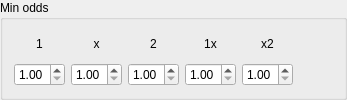
                <widget class="QGroupBox" name="groupBox_5">
                 <property name="title">
                  <string>Min odds</string>
                 </property>
                 <layout class="QHBoxLayout" name="horizontalLayout_5">
                  <item>
                   <layout class="QVBoxLayout" name="verticalLayout_13">
                    <item>
                     <widget class="QLabel" name="label_22">
                      <property name="maximumSize">
                       <size>
                        <width>51</width>
                        <height>16777215</height>
                       </size>
                      </property>
                      <property name="text">
                       <string>1</string>
                      </property>
                      <property name="alignment">
                       <set>Qt::AlignCenter</set>
                      </property>
                     </widget>
                    </item>
                    <item>
                     <widget class="QDoubleSpinBox" name="spin_odd_1">
                      <property name="maximumSize">
                       <size>
                        <width>51</width>
                        <height>16777215</height>
                       </size>
                      </property>
                      <property name="minimum">
                       <double>1.000000000000000</double>
                      </property>
                      <property name="maximum">
                       <double>20.000000000000000</double>
                      </property>
                      <property name="singleStep">
                       <double>0.010000000000000</double>
                      </property>
                     </widget>
                    </item>
                   </layout>
                  </item>
                  <item>
                   <layout class="QVBoxLayout" name="verticalLayout_17">
                    <item>
                     <widget class="QLabel" name="label_23">
                      <property name="maximumSize">
                       <size>
                        <width>51</width>
                        <height>16777215</height>
                       </size>
                      </property>
                      <property name="text">
                       <string>x</string>
                      </property>
                      <property name="alignment">
                       <set>Qt::AlignCenter</set>
                      </property>
                     </widget>
                    </item>
                    <item>
                     <widget class="QDoubleSpinBox" name="spin_odd_x">
                      <property name="maximumSize">
                       <size>
                        <width>51</width>
                        <height>16777215</height>
                       </size>
                      </property>
                      <property name="minimum">
                       <double>1.000000000000000</double>
                      </property>
                      <property name="maximum">
                       <double>20.000000000000000</double>
                      </property>
                      <property name="singleStep">
                       <double>0.010000000000000</double>
                      </property>
                     </widget>
                    </item>
                   </layout>
                  </item>
                  <item>
                   <layout class="QVBoxLayout" name="verticalLayout_31">
                    <item>
                     <widget class="QLabel" name="label_25">
                      <property name="maximumSize">
                       <size>
                        <width>51</width>
                        <height>16777215</height>
                       </size>
                      </property>
                      <property name="text">
                       <string>2</string>
                      </property>
                      <property name="alignment">
                       <set>Qt::AlignCenter</set>
                      </property>
                     </widget>
                    </item>
                    <item>
                     <widget class="QDoubleSpinBox" name="spin_odd_2">
                      <property name="maximumSize">
                       <size>
                        <width>51</width>
                        <height>16777215</height>
                       </size>
                      </property>
                      <property name="minimum">
                       <double>1.000000000000000</double>
                      </property>
                      <property name="maximum">
                       <double>20.000000000000000</double>
                      </property>
                      <property name="singleStep">
                       <double>0.010000000000000</double>
                      </property>
                     </widget>
                    </item>
                   </layout>
                  </item>
                  <item>
                   <layout class="QVBoxLayout" name="verticalLayout_32">
                    <item>
                     <widget class="QLabel" name="label_26">
                      <property name="maximumSize">
                       <size>
                        <width>51</width>
                        <height>16777215</height>
                       </size>
                      </property>
                      <property name="text">
                       <string>1x</string>
                      </property>
                      <property name="alignment">
                       <set>Qt::AlignCenter</set>
                      </property>
                     </widget>
                    </item>
                    <item>
                     <widget class="QDoubleSpinBox" name="spin_odd_1x">
                      <property name="maximumSize">
                       <size>
                        <width>51</width>
                        <height>16777215</height>
                       </size>
                      </property>
                      <property name="minimum">
                       <double>1.000000000000000</double>
                      </property>
                      <property name="maximum">
                       <double>20.000000000000000</double>
                      </property>
                      <property name="singleStep">
                       <double>0.010000000000000</double>
                      </property>
                     </widget>
                    </item>
                   </layout>
                  </item>
                  <item>
                   <layout class="QVBoxLayout" name="verticalLayout_33">
                    <property name="sizeConstraint">
                     <enum>QLayout::SetDefaultConstraint</enum>
                    </property>
                    <item>
                     <widget class="QLabel" name="label_27">
                      <property name="maximumSize">
                       <size>
                        <width>51</width>
                        <height>16777215</height>
                       </size>
                      </property>
                      <property name="text">
                       <string>x2</string>
                      </property>
                      <property name="alignment">
                       <set>Qt::AlignCenter</set>
                      </property>
                     </widget>
                    </item>
                    <item>
                     <widget class="QDoubleSpinBox" name="spin_odd_x2">
                      <property name="maximumSize">
                       <size>
                        <width>51</width>
                        <height>16777215</height>
                       </size>
                      </property>
                      <property name="minimum">
                       <double>1.000000000000000</double>
                      </property>
                      <property name="maximum">
                       <double>20.000000000000000</double>
                      </property>
                      <property name="singleStep">
                       <double>0.010000000000000</double>
                      </property>
                     </widget>
                    </item>
                   </layout>
                  </item>
                  <item>
                   <spacer name="horizontalSpacer_4">
                    <property name="orientation">
                     <enum>Qt::Horizontal</enum>
                    </property>
                    <property name="sizeHint" stdset="0">
                     <size>
                      <width>40</width>
                      <height>20</height>
                     </size>
                    </property>
                   </spacer>
                  </item>
                 </layout>
                </widget>
